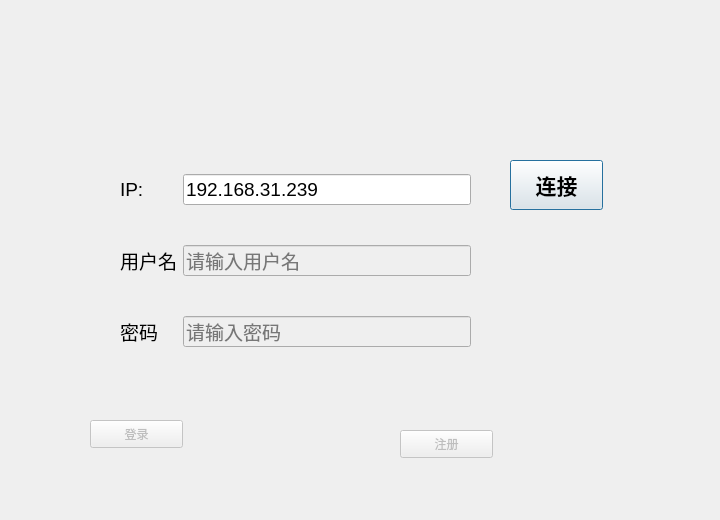
<?xml version="1.0" encoding="UTF-8"?>
<ui version="4.0">
 <class>LoginDialog</class>
 <widget class="QDialog" name="LoginDialog">
  <property name="geometry">
   <rect>
    <x>0</x>
    <y>0</y>
    <width>720</width>
    <height>520</height>
   </rect>
  </property>
  <property name="windowTitle">
   <string>Dialog</string>
  </property>
  <widget class="QWidget" name="gridLayoutWidget">
   <property name="geometry">
    <rect>
     <x>120</x>
     <y>140</y>
     <width>351</width>
     <height>241</height>
    </rect>
   </property>
   <property name="font">
    <font>
     <family>Arial</family>
     <pointsize>14</pointsize>
    </font>
   </property>
   <layout class="QGridLayout" name="gridLayout">
    <item row="2" column="1">
     <widget class="QLineEdit" name="lineEdit_password">
      <property name="enabled">
       <bool>false</bool>
      </property>
      <property name="font">
       <font>
        <family>Arial</family>
        <pointsize>14</pointsize>
       </font>
      </property>
      <property name="echoMode">
       <enum>QLineEdit::Password</enum>
      </property>
      <property name="placeholderText">
       <string>请输入密码</string>
      </property>
     </widget>
    </item>
    <item row="1" column="1">
     <widget class="QLineEdit" name="lineEdit_username">
      <property name="enabled">
       <bool>false</bool>
      </property>
      <property name="font">
       <font>
        <family>Arial</family>
        <pointsize>14</pointsize>
       </font>
      </property>
      <property name="placeholderText">
       <string>请输入用户名</string>
      </property>
     </widget>
    </item>
    <item row="0" column="1">
     <widget class="QLineEdit" name="lineEdit_ip">
      <property name="font">
       <font>
        <family>Arial</family>
        <pointsize>14</pointsize>
       </font>
      </property>
      <property name="text">
       <string>192.168.31.239</string>
      </property>
     </widget>
    </item>
    <item row="0" column="0">
     <widget class="QLabel" name="label_ip">
      <property name="font">
       <font>
        <family>Arial</family>
        <pointsize>14</pointsize>
       </font>
      </property>
      <property name="text">
       <string>IP:</string>
      </property>
     </widget>
    </item>
    <item row="2" column="0">
     <widget class="QLabel" name="label_password">
      <property name="font">
       <font>
        <family>Arial</family>
        <pointsize>14</pointsize>
       </font>
      </property>
      <property name="text">
       <string>密码</string>
      </property>
     </widget>
    </item>
    <item row="1" column="0">
     <widget class="QLabel" name="label_username">
      <property name="font">
       <font>
        <family>Arial</family>
        <pointsize>14</pointsize>
       </font>
      </property>
      <property name="text">
       <string>用户名</string>
      </property>
     </widget>
    </item>
   </layout>
  </widget>
  <widget class="QPushButton" name="pushButton_connect">
   <property name="geometry">
    <rect>
     <x>510</x>
     <y>160</y>
     <width>93</width>
     <height>50</height>
    </rect>
   </property>
   <property name="font">
    <font>
     <family>Arial</family>
     <pointsize>16</pointsize>
     <weight>75</weight>
     <bold>true</bold>
    </font>
   </property>
   <property name="text">
    <string>连接</string>
   </property>
  </widget>
  <widget class="QPushButton" name="pushButton_login">
   <property name="enabled">
    <bool>false</bool>
   </property>
   <property name="geometry">
    <rect>
     <x>90</x>
     <y>420</y>
     <width>93</width>
     <height>28</height>
    </rect>
   </property>
   <property name="text">
    <string>登录</string>
   </property>
  </widget>
  <widget class="QPushButton" name="pushButton_regist">
   <property name="enabled">
    <bool>false</bool>
   </property>
   <property name="geometry">
    <rect>
     <x>400</x>
     <y>430</y>
     <width>93</width>
     <height>28</height>
    </rect>
   </property>
   <property name="text">
    <string>注册</string>
   </property>
  </widget>
 </widget>
 <resources/>
 <connections/>
</ui>
